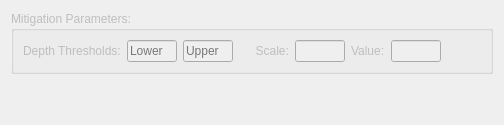
         <widget class="QWidget" name="tab_5">
          <attribute name="title">
           <string>Advanced</string>
          </attribute>
          <layout class="QVBoxLayout" name="verticalLayout_15">
           <item>
            <widget class="QGroupBox" name="groupBox_28">
             <property name="enabled">
              <bool>false</bool>
             </property>
             <property name="title">
              <string>Mitigation Parameters:</string>
             </property>
             <layout class="QHBoxLayout" name="horizontalLayout_14">
              <item>
               <widget class="QLabel" name="label_24">
                <property name="text">
                 <string>Depth Thresholds:</string>
                </property>
               </widget>
              </item>
              <item>
               <widget class="QLineEdit" name="lineEdit_inv_mi_Lthresh">
                <property name="sizePolicy">
                 <sizepolicy hsizetype="Fixed" vsizetype="Fixed">
                  <horstretch>0</horstretch>
                  <verstretch>0</verstretch>
                 </sizepolicy>
                </property>
                <property name="minimumSize">
                 <size>
                  <width>5</width>
                  <height>0</height>
                 </size>
                </property>
                <property name="maximumSize">
                 <size>
                  <width>50</width>
                  <height>16777215</height>
                 </size>
                </property>
                <property name="toolTip">
                 <string>mi_Lthresh</string>
                </property>
                <property name="inputMask">
                 <string extracomment="mi_Lthresh"/>
                </property>
                <property name="placeholderText">
                 <string>Lower</string>
                </property>
               </widget>
              </item>
              <item>
               <widget class="QLineEdit" name="lineEdit_inv_mi_Uthresh">
                <property name="maximumSize">
                 <size>
                  <width>50</width>
                  <height>16777215</height>
                 </size>
                </property>
                <property name="toolTip">
                 <string>mi_Uthresh</string>
                </property>
                <property name="inputMask">
                 <string/>
                </property>
                <property name="placeholderText">
                 <string>Upper</string>
                </property>
               </widget>
              </item>
              <item>
               <widget class="QLabel" name="label_25">
                <property name="text">
                 <string>     Scale:</string>
                </property>
               </widget>
              </item>
              <item>
               <widget class="QLineEdit" name="lineEdit_inv_mi_iScale">
                <property name="maximumSize">
                 <size>
                  <width>50</width>
                  <height>16777215</height>
                 </size>
                </property>
                <property name="toolTip">
                 <string>mi_iScale</string>
                </property>
               </widget>
              </item>
              <item>
               <widget class="QLabel" name="label_26">
                <property name="text">
                 <string>Value:</string>
                </property>
               </widget>
              </item>
              <item>
               <widget class="QLineEdit" name="lineEdit_inv_mi_iVal">
                <property name="maximumSize">
                 <size>
                  <width>50</width>
                  <height>16777215</height>
                 </size>
                </property>
                <property name="toolTip">
                 <string>mi_iVal</string>
                </property>
               </widget>
              </item>
              <item>
               <spacer name="horizontalSpacer">
                <property name="orientation">
                 <enum>Qt::Horizontal</enum>
                </property>
                <property name="sizeHint" stdset="0">
                 <size>
                  <width>40</width>
                  <height>20</height>
                 </size>
                </property>
               </spacer>
              </item>
             </layout>
            </widget>
           </item>
           <item>
            <spacer name="verticalSpacer_6">
             <property name="orientation">
              <enum>Qt::Vertical</enum>
             </property>
             <property name="sizeHint" stdset="0">
              <size>
               <width>20</width>
               <height>40</height>
              </size>
             </property>
            </spacer>
           </item>
          </layout>
         </widget>
